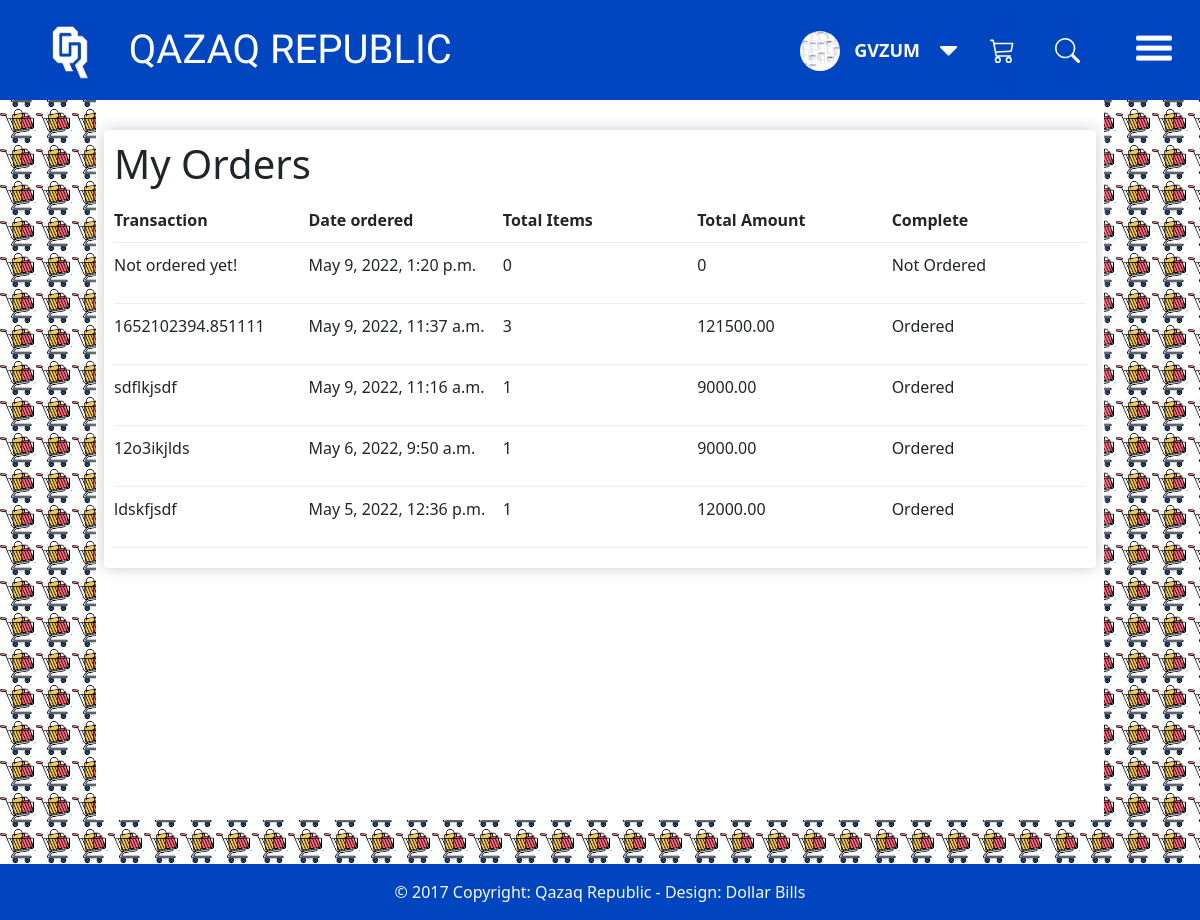
The page /my_orders/ (signed in) on the database its author committed.
### accounts/models.py (models this page shows, shortened)
class UserProfile(models.Model):
    user = models.OneToOneField(User, on_delete=models.CASCADE)
    phone = models.CharField(blank=True, max_length=20)
    address = models.CharField(blank=True, max_length=150)
    city = models.CharField(blank=True, max_length=20)
    country = models.CharField(blank=True, max_length=50)
    image = models.ImageField(blank=True, upload_to='images/users/')
    def image_tag(self):
        return mark_safe('<img src="{}" height="50"/>'.format(self.image.url))
    image_tag.short_description = 'Image'

### bastama/models.py (models this page shows, shortened)
class Order(models.Model):
    customer = models.ForeignKey(Customer, on_delete=models.CASCADE)
    date_ordered = models.DateTimeField(auto_now_add=True)
    complete = models.BooleanField(default=False, null=True, blank=True)
    transaction = models.CharField(max_length=200, null=True)
    @property
    def get_basket_amount(self):
        basket_order_items = self.orderitem_set.all()
        return sum([item.quantity * item.product_attr.product.price for item in basket_order_items])
    @property
    def get_basket_total(self):
        basket_order_items = self.orderitem_set.all()
        return sum([item.quantity for item in basket_order_items])

class OrderItem(models.Model):
    order = models.ForeignKey(Order, on_delete=models.CASCADE)
    size = models.ForeignKey(Size, on_delete=models.SET_NULL, null=True, blank=True)
    product_attr = models.ForeignKey(ProductAttribute, on_delete=models.CASCADE)
    quantity = models.PositiveSmallIntegerField(default=0, null=True, blank=True)
    date_added = models.DateTimeField(auto_now_add=True)

class ProductAttribute(models.Model):
    product = models.ForeignKey(Product, on_delete=models.CASCADE)
    color = models.ForeignKey(Color, on_delete=models.SET_NULL, null=True, blank=True)

class Product(models.Model):
    slug = models.SlugField(unique=True, max_length=200)
    name = models.CharField(max_length=255)
    category = models.ForeignKey(Category, on_delete=models.CASCADE)
    description = models.TextField(blank=True)
    first_photo = models.ImageField(upload_to='products/%Y/%m/%d', blank=True)
    price = models.DecimalField(max_digits=10, decimal_places=2)
    size = models.BooleanField(default=False, null=True)
    available = models.BooleanField(default=True)
    created = models.DateTimeField(auto_now_add=True)
    updated = models.DateTimeField(auto_now=True)

### bastama/views.py (the view)
# urls.py: path('my_orders/', list_orders, name='my_orders'),
@login_required(login_url='/account/login/')
def list_orders(request):
    context = general_context(request, 'My Orders')
    context['orders'] = Order.objects.filter(customer=context['customer']).order_by('-date_ordered')
    return render(request, 'bastama/views/list_order.html', context)

### bastama/utils.py (called while the page is built)
def general_context(request, title=None):
    context = dict()
    context['title'] = title
    if request.user.is_authenticated:
        customer, _ = Customer.objects.get_or_create(user=request.user)
        profile, _ = UserProfile.objects.get_or_create(user=request.user)
    else:
        customer = None
        profile = None
    context['customer'] = customer
    context['profile'] = profile
    return context

### bastama/templates/bastama/views/list_order.html (shortened to what this page needs)
{% extends 'bastama/components/base.html' %}
{% load static %}
{% block style %}
    <link rel="stylesheet" href="{% static 'bastama/css/basket.css' %}">
{% endblock style %}
{% block content %}
    <div class="content">
        <div class="con">
            <div class="row">
                <div class="col-lg-12" style="padding: 20px;">
                    <div class="box-element">
                        <h1 style="margin-bottom: 20px;">My Orders</h1>
                        <div class="cart-row">
                            <div style="flex:1"><strong>Transaction</strong></div>
                            <div style="flex:1"><strong>Date ordered</strong></div>
                            <div style="flex:1"><strong>Total Items</strong></div>
                            <div style="flex:1"><strong>Total Amount</strong></div>
                            <div style="flex:1"><strong>Complete</strong></div>
                        </div>
                        {% for order in orders %}
                        <div class="cart-row">
                            <div class="center-flex" style="flex:1"><p>{% if order.transaction %}{{ order.transaction }}{% else %}Not ordered yet!{% endif %}</p></div>
                            <div class="center-flex" style="flex:1"><p>{{ order.date_ordered }}</p></div>
                            <div class="center-flex" style="flex:1"><p>{{ order.get_basket_total }}</p></div>
                            <div class="center-flex" style="flex:1"><p>{{ order.get_basket_amount }}</p></div>
                            <div class="center-flex" style="flex:1"><p>{% if order.complete %}Ordered{% else %}Not Ordered{% endif %}</p></div>
                        </div>
                        {% endfor %}
                    </div>
                </div>
            </div>
        </div>
    </div>
{% endblock content %}

### bastama/templates/bastama/components/header.html (shortened to what this page needs)
{% load static %}
{% load i18n %}
<header>
    <div class="header_left">
        <button class="homebut">
            <a href="{% url 'bastama:home' %}" title="Home" class="qrsvg"><img class="logo" src="{% static 'bastama/images/default/QR.jpg' %}"></a>
        </button>
        <div class="qazrep">
            <p>QAZAQ REPUBLIC</p>
        </div>
    </div>
    <div class="header_right">
        <ul class="header-btns">
                    <li class="header-account dropdown default-dropdown">
                        {% if user.id is not None %}
                            <div style="list-style: none" class="dropdown-toggle" role="button" data-toggle="dropdown" aria-expanded="true">
                                <div class="header-btns-icon">
                                    <img src="{% if profile.image %}{{ profile.image.url }}{% else %}{% static 'bastama/images/default/download.jpeg' %}{% endif %}" style="height: 40px; border-radius: 50%; width: 40px" alt="ava-image">
                                </div>
                                <div class="text-uppercase">
                                    <span>
                                        <strong class="logo-name">
                                            {{ request.user }}
                                        </strong>
                                    </span>
                                    <i class="fa fa-caret-down arrow-down"></i>
                                </div>
                            </div>
                        {% else %}
                            <a href="{% url 'account_login' %}" class="text-uppercase">Login</a> / <a href="{% url 'account_signup' %}" class="text-uppercase">Sign Up</a>
                        {% endif %}
                    </li>
            </ul>
        <button class="basketbut">
            <a href="{% url 'bastama:basket' %}" title="basket" class="basketsvg">
            </a>
        </button>
        <button class="searchbut">
            <a href="{% url 'bastama:search' %}" title="search" class="searchsvg">
            <svg xmlns="http://www.w3.org/2000/svg" width="25" height="25" fill="white" class="bi bi-search" viewBox="0 0 16 16">
                  <path d="M11.742 10.344a6.5 6.5 0 1 0-1.397 1.398h-.001c.03.04.062.078.098.115l3.85 3.85a1 1 0 0 0 1.415-1.414l-3.85-3.85a1.007 1.007 0 0 0-.115-.1zM12 6.5a5.5 5.5 0 1 1-11 0 5.5 5.5 0 0 1 11 0z"/>
            </svg>
            </a>
        </button>
        <button class="hamburger" onclick="openSide()">
            <span></span>
            <span></span>
            <span></span>
        </button>
    </div>
</header>

### bastama/static/bastama/css/style.css (style rules this page uses)
*, *::after, *::before { margin: 0; padding: 0; border: 0; }
ul, ol { list-style: none; }
a { text-decoration: none; }
header { display: flex; background: #0046c0; justify-content: space-between; width: 100%; position: fixed; height: 100px; z-index: 3; }
.header_left { display: flex; padding: 10px; padding-left: 20px; }
.homebut { display: flex; background: #0045c0; margin: 10px 20px 0px 20px; }
.logo { height: 60px; }
.header_right { display: flex; padding: 10px 100px 10px 10px; }
.searchbut { background: #0045c0; margin: 0px 20px; }
.basketbut { margin: 0px 20px; background: #0045c0; }
.qazrep { padding-left: 10px; font-family: 'Podkova', serif; font-size:40px; color: white; }
.qazrep p { margin-top: 10px; }
.dropdown-toggle { display: flex!important; justify-content: center; align-items: center; }
.dropdown-toggle::after { display: none!important; }
.text-uppercase { display: flex; justify-content: center; align-items: center; }
.arrow-down { top: -10px!important; left: 0!important; color: #fcfaf8; }
.header-btns>li { display: inline-block; vertical-align: top; padding: 15px 0px; }
.header-btns>li .header-btns-icon { position: relative; float: left; margin-right: 15px; width: 40px; height: 40px; line-height: 40px; text-align: center; color: #30323A; background-color: #0045c0; border: 1px solid #0045c0; }
.header-btns .dropdown-toggle { display: block; cursor: pointer; }
.hamburger { width:36px; height:36px; position: absolute; top:50%; right: 10px; transform: translate(-50%, -40%); padding: 0px; background-color:transparent; border-style:none; outline: none; cursor: pointer; }
.hamburger span { width:100%; height:5px; background-color:#fff; display:block; position: absolute; border-radius: 2px; transition: all .5s ease; }
.hamburger span:nth-child(1) { top:0px; left:0px; }
.hamburger span:nth-child(2) { top:10px; right:0px; }
.hamburger span:nth-child(3) { top:20px; left:0px; }
.hamburger span:nth-child(1) { animation: span1_close .8s forwards cubic-bezier(.8, .5, .2, 1.4); }
.hamburger span:nth-child(2) { animation: span2_close .8s forwards cubic-bezier(.8, .5, .2, 1.4); }
.hamburger span:nth-child(3) { animation: span3_close .8s forwards cubic-bezier(.8, .5, .2, 1.4); }
.fa { position: relative; top: -10px; left: -15px; padding: 20px; font-size: 30px; width: 50px; height: 50px; border-radius: 50%; text-align: center; }
.content { padding: 100px 0 40px 0; }

### bastama/static/bastama/css/basket.css (style rules this page uses)
.content { padding: 40px; background-image:url("../images/home/bs.png"); background-size: 3%; min-height: 780px; }
.con { margin: 60px 5%; background-color: rgb(255, 255, 255); min-height: 720px; }
.box-element { box-shadow:hsl(0, 0%, 80%) 0 0 16px; background-color: #fff; border-radius: 4px; padding: 10px; }
.col-lg-4, .col-lg-6, .col-lg-8, .col-lg-12 { margin-top: 10px; }
.cart-row { display: flex; align-items: stretch; padding-bottom: 10px; margin-bottom: 10px; border-bottom: 1px solid #ececec; }
.center-flex { display: flex; align-items: center; }

### bastama/templates/bastama/components/header.html (style rules this page uses)
.logo-name { font-size: 18px; color: #fcfaf8; text-align: center; }

### rows shown on the page
UserProfile: image (picture)
Order: shows "Not ordered yet!", date_ordered "May 9, 2022, 1:20 p.m.", get_basket_total "0", get_basket_amount "0", complete "Not Ordered"
Order: transaction "1652102394.851111", date_ordered "May 9, 2022, 11:37 a.m.", get_basket_total "3", get_basket_amount "121500.00", complete "Ordered"
Order: transaction "sdflkjsdf", date_ordered "May 9, 2022, 11:16 a.m.", get_basket_total "1", get_basket_amount "9000.00", complete "Ordered"
Order: transaction "12o3ikjlds", date_ordered "May 6, 2022, 9:50 a.m.", get_basket_total "1", get_basket_amount "9000.00", complete "Ordered"
Order: transaction "ldskfjsdf", date_ordered "May 5, 2022, 12:36 p.m.", get_basket_total "1", get_basket_amount "12000.00", complete "Ordered"

### other values the page prints
{{ request.user }} "GVZUM"
